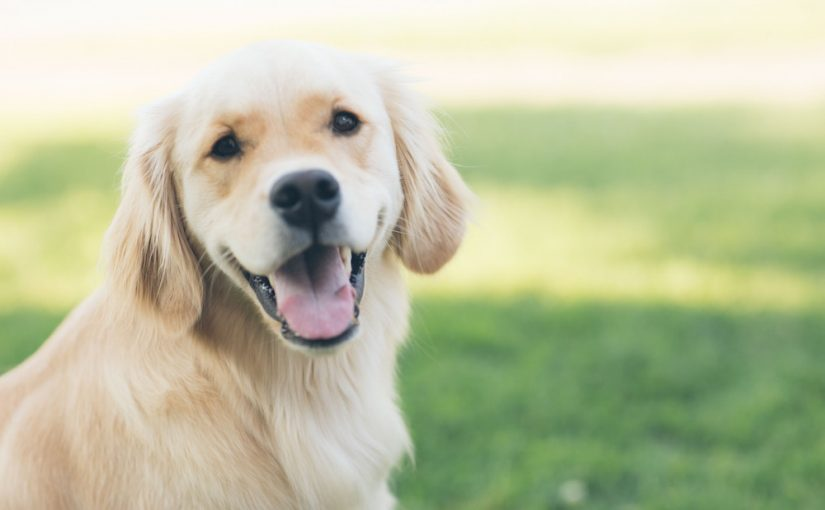
#> input picture Data/dog.jpg, 825 x 510 px
$ jupyter execute lesson4.ipynb
#> lines starting #> are read from the running program, lines starting #| are printed output that depends on the picture
# Image basic operations

- translation
- rotation
- resizing
- flipping
- cropping

[cell 1]
# import libraries
import cv2 as cv
import os
import numpy as np
import matplotlib.pyplot as plt
from pathlib import Path

[cell 2]
# read the image on the disk
source_path = Path().absolute().parent
image_path = os.path.join(source_path, 'Data', 'dog.jpg')
img = cv.imread(image_path)
#> img is the input picture: shape (510, 825, 3); mean B, G, R 158, 192.5, 186.8
img = cv.cvtColor(img, cv.COLOR_BGR2RGB)

plt.imshow(img)
plt.title('RGB image')

[cell 3]
# Translation
def translate(img,x,y):
#> called with x = 100, y = 100
    transMat = np.float32([[1,0,x],[0,1,y]])
    dimensions = (img.shape[1], img.shape[0])
#> dimensions = (825, 510)
    return cv.warpAffine(img, transMat, dimensions)
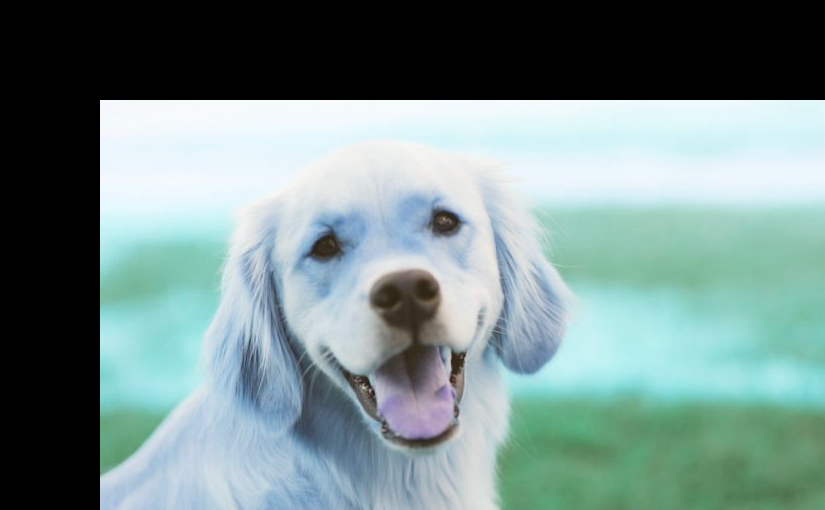
#> returned value: shape (510, 825, 3); mean of channels 0, 1, 2 139.3, 140.9, 118.2; drawn as B, G, R

# -x --> left
# -y --> Up
#  x --> Right
#  y --> Down

translated = translate(img, 100, 100)

plt.imshow(translated, cmap='gray')
plt.title('Translated image')

[cell 4]
# Rotation
def rotate(img, angle, rotPoint=None):
#> called with angle = -45
    (height,width) = img.shape[:2]
#> height = 510; width = 825

    if rotPoint is None:
        rotPoint = (width//2, height//2)  # we rotate around the center
#> rotPoint = (412, 255)

    rotMat = cv.getRotationMatrix2D(rotPoint, angle, 1.0)
    dimensions = (width, height)
#> dimensions = (825, 510)

    return cv.warpAffine(img, rotMat, dimensions)
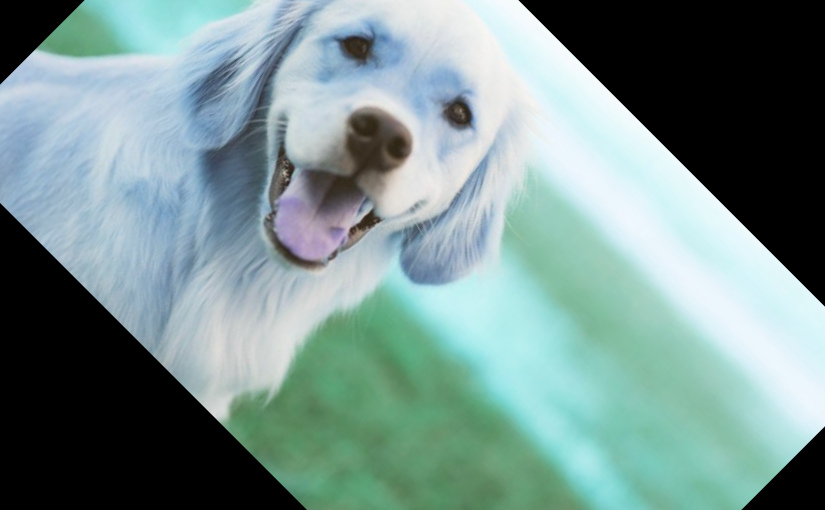
#> returned value: shape (510, 825, 3); mean of channels 0, 1, 2 143.9, 145.8, 120.6; drawn as B, G, R

rotated = rotate(img, -45) # negative --> clockwise


plt.imshow(rotated, cmap='gray')
plt.title('Rotated image')

[cell 5]
# Resizing
resized = cv.resize(img, (500,500), interpolation=cv.INTER_CUBIC)
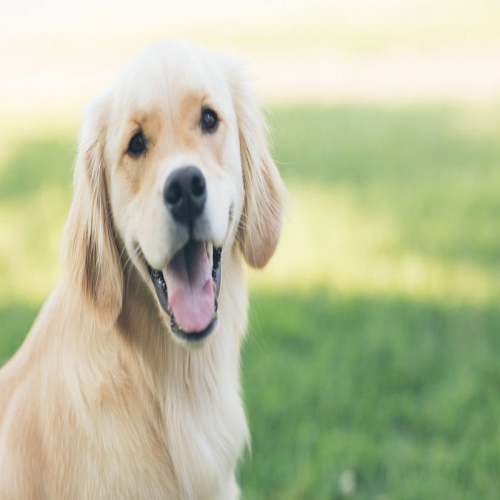
#> resized: shape (500, 500, 3); mean R, G, B 186.8, 192.5, 158
cv.imshow('Resized', resized)

# Flipping
flip = cv.flip(img, 0) # 0 flip vertically
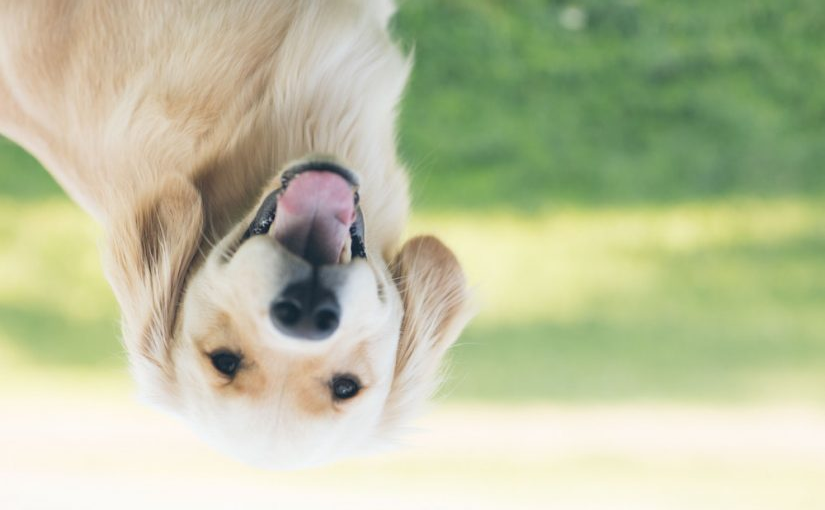
#> flip: shape (510, 825, 3); mean R, G, B 186.8, 192.5, 158
                       # 1 horizontally
                       # -1 both

plt.imshow(flip, cmap='gray')
plt.title('Flipped image')

[cell 6]
# Cropping
cropped = img[200:400, 300:400]
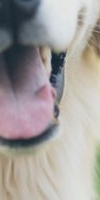
#> cropped: shape (200, 100, 3); mean R, G, B 164, 159.7, 157.1

plt.imshow(cropped, cmap='gray')
plt.title('Flipped image')

$ run again, with Data/landscape.JPG copied over Data/dog.jpg
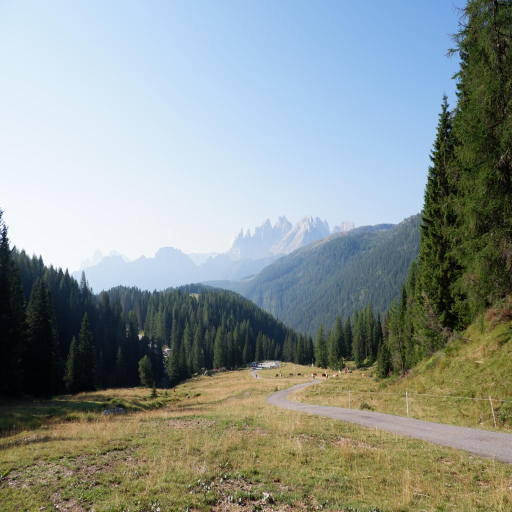
#> input picture Data/landscape.JPG, 1024 x 1024 px (shown at 1/2 size)
#> img is the input picture: shape (1024, 1024, 3); mean B, G, R 145.8, 149.5, 139.7
#> `flip = cv.flip(img, 0)`:
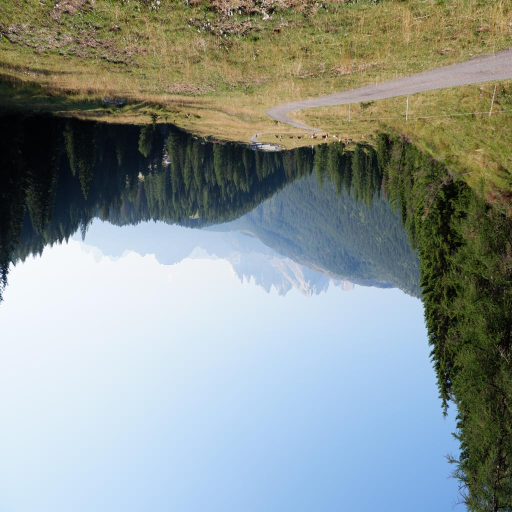
#> flip: shape (1024, 1024, 3) (shown at 1/2 size); mean R, G, B 139.7, 149.5, 145.8
#> `cropped = img[200:400, 300:400]`:
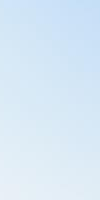
#> cropped: shape (200, 100, 3); mean R, G, B 215.7, 232.6, 246.5
